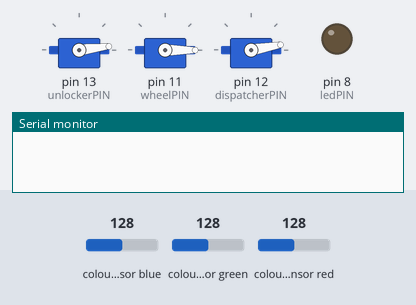
This sketch was run on a simulated Arduino Uno, built with avr-gcc and run on an emulated ATmega328P. On the bench: 3 × servo, output pins drawn as LEDs (lit = HIGH), the last lines printed to the serial monitor. Wiring (inferred from the names in the program): TCS3200 colour sensor: output pin 9; S2 pin 6; S3 pin 7; S0 pin 4; S1 pin 5. Inputs (shaded band) come from the test bench; at power-on: colour sensor blue 128, colour sensor green 128, colour sensor red 128. Pins used as bus, display or sensor lines are not drawn.

Above: at 0.05 s.
At 0.45 s:
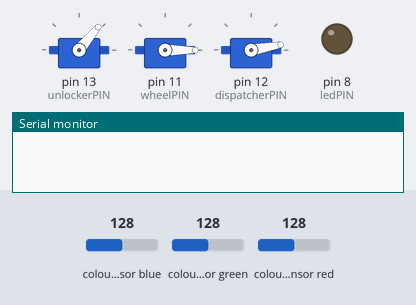
At 1.4 s:
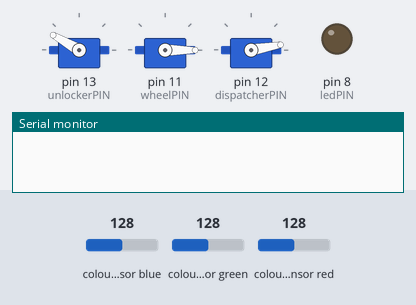
At 2.75 s:
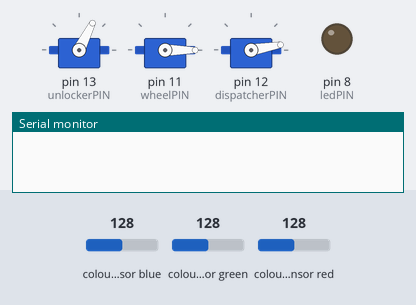
At 4.1 s:
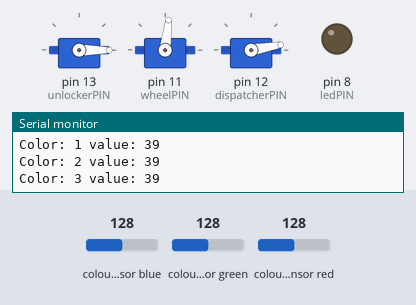
At 5.5 s:
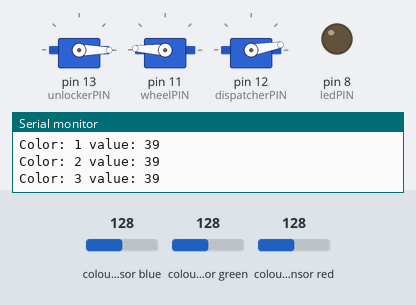
Timing chart, 0 to 8.5 s (numbered marks = the images above):
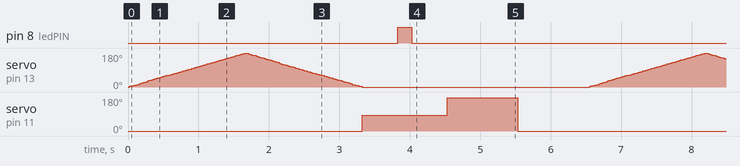

Measured:
- by itself, pin 8 (ledPIN): alternates HIGH for 0.20 s and LOW for 6.3 s
- by itself, servo on pin 11 (wheelPIN): repeats every 6.5 s: 177° 1.0 s, 0° 4.3 s, 83° 1.2 s

The sketch:

candyDispatcher.ino
```cpp
/*
 *
 * Trieur de bonbons
 * Date: Aout 2015
 *
 */


#include <VarSpeedServo.h>
#include "unlocker.h"
#include "wheel.h"
#include "dispatcher.h"
#include "colorReader.h"

// PIN
int unlockerPIN=13;
int wheelPIN=11;
int dispatcherPIN=12;

byte s0PIN = 4;
byte s1PIN = 5;
byte s2PIN = 6;
byte s3PIN = 7;
byte ledPIN = 8;
byte outPIN = 9;

// Les composants:
Unlocker* unlocker;
Wheel* wheel;
Dispatcher* dispatcher;
ColorReader* colorReader;

void setup() {

  Serial.begin(9600);

  unlocker = new Unlocker(unlockerPIN);

  wheel = new Wheel(wheelPIN);
  dispatcher = new Dispatcher(dispatcherPIN);
  colorReader = new ColorReader(s0PIN, s1PIN, s2PIN, s3PIN, ledPIN, outPIN);
}

void loop() {

  unlocker->turn();

  // feedTheWheel: on collecte un bonbon depuis le puit.

  wheel->moveMiddle();
  delay(500);

  colorReader->setSensitivityMode();
  delay(100);

  for (int i=1; i<4; i++) {
    Serial.print("Color: ");
    Serial.print(i);
    Serial.print(" value: ");
    Serial.println(colorReader->readColor(i));
  }
  Serial.println("");
  delay(100);
  colorReader->unsetSensitivityMode();
  delay(500);
  wheel->moveDown();
  delay(1000);
  wheel->moveUp();
  delay(1000);

  /*
  dispatcher->moveYellow();
  delay(1000);
  dispatcher->moveBlue();
  delay(1000);
  dispatcher->moveBrown();
  delay(1000);
  dispatcher->moveOrange();
  delay(1000);
  dispatcher->moveGreen();
  delay(1000);
  dispatcher->moveGarbage();
  delay(1000);
  dispatcher->moveRed();
  delay(1000);
*/
  // readCandyColor: Je regarde la couleur du bonbon.

  // dispatchCandyByColor: J'envoie le bonbon dans le bon bac.

}
```

colorReader.cpp
```cpp
#include "colorReader.h"

ColorReader::ColorReader(byte s0PIN, byte s1PIN, byte s2PIN, byte s3PIN, byte ledPIN, int outPIN) {
  s0 = s0PIN;
  s1 = s1PIN;
  s2 = s2PIN;
  s3 = s3PIN;
  led = ledPIN;
  out = outPIN;

  pinMode(s0, OUTPUT);
  pinMode(s1, OUTPUT);
  pinMode(s2, OUTPUT);
  pinMode(s3, OUTPUT);
  pinMode(led, OUTPUT);
  pinMode(out, INPUT);
}

void ColorReader::setSensitivityMode() {
  digitalWrite(led, HIGH);
  digitalWrite(s0, HIGH);
  digitalWrite(s1, LOW);
}

void ColorReader::unsetSensitivityMode() {
  digitalWrite(led, LOW);
  digitalWrite(s0, LOW);
  digitalWrite(s1, LOW);
}

unsigned long ColorReader::checkWhite() {
  float pulse;

  digitalWrite(s2, HIGH);
  digitalWrite(s3, LOW);

  pulse = pulseIn(out, LOW, 80000);

  if ( pulse < 0.1) {
    pulse = 80000;
  }

  return(pulse);
}

unsigned long ColorReader::checkRed() {
  unsigned long pulse;

  digitalWrite(s2, LOW);
  digitalWrite(s3, LOW);

  pulse = pulseIn(out, LOW, 80000);

  if ( pulse < 0.1) {
    pulse = 80000;
  }

  return(pulse);
}

unsigned long ColorReader::checkBlue() {
  unsigned long pulse;

  digitalWrite(s2, LOW);
  digitalWrite(s3, HIGH);

  pulse = pulseIn(out, LOW, 80000);

  if ( pulse < 0.1) {
    pulse = 80000;
  }

  return(pulse);
}

unsigned long ColorReader::checkGreen() {
  unsigned long pulse;

  digitalWrite(s2, HIGH);
  digitalWrite(s3, HIGH);

  pulse = pulseIn(out, LOW, 80000);

  if ( pulse < 0.1) {
    pulse = 80000;
  }

  return(pulse);
}

unsigned long ColorReader::readColor(byte color) {
  unsigned int pulse;

  if ( color == 0 ) {         // WHITE
    digitalWrite(s2, HIGH);
    digitalWrite(s3, LOW);
  } else if ( color == 1 ) {  // RED
    digitalWrite(s2, LOW);
    digitalWrite(s3, LOW);
  } else if ( color == 2 ) {  // BLUE
    digitalWrite(s2, LOW);
    digitalWrite(s3, HIGH);
  } else if ( color == 3 ) {  // GREEN
    digitalWrite(s2, HIGH);
    digitalWrite(s3, HIGH);
  }

  pulse = pulseIn(out, LOW);

  return(pulse);
}
```

colorReader.h
```cpp
#ifndef COLORREADER_H
#define COLORREADER_H

#include <Arduino.h>

class ColorReader {

private:
  byte s0, s1, s2, s3, led;
  int  out;

public:
  ColorReader(byte, byte, byte, byte, byte, int);

  void setSensitivityMode();
  void unsetSensitivityMode();

  unsigned long readColor(byte);

  unsigned long checkWhite();
  unsigned long checkRed();
  unsigned long checkBlue();
  unsigned long checkGreen();

};

#endif
```

dispatcher.cpp
```cpp
#include "dispatcher.h"

Dispatcher::Dispatcher(int dispatcherPIN) {

  pin = dispatcherPIN;
  servo.attach(pin);

  moveRed();

}

void Dispatcher::moveRed() {
  servo.write(redPosition);
}

void Dispatcher::moveYellow() {
  servo.write(yellowPosition);
}

void Dispatcher::moveBrown() {
  servo.write(brownPosition);
}

void Dispatcher::moveBlue() {
  servo.write(bluePosition);
}

void Dispatcher::moveOrange() {
  servo.write(orangePosition);
}

void Dispatcher::moveGreen() {
  servo.write(greenPosition);
}

void Dispatcher::moveGarbage() {
  servo.write(garbagePosition);
}
```

dispatcher.h
```cpp
#ifndef DISPATCHER_H
#define DISPATCHER_H

#include <Arduino.h>
#include <VarSpeedServo.h>

class Dispatcher {

private:
  int pin;
  VarSpeedServo servo;

  byte redPosition = 10;
  byte yellowPosition = 40;
  byte bluePosition = 70;
  byte brownPosition = 100;
  byte orangePosition = 130;
  byte greenPosition = 160;
  byte garbagePosition = 190;

public:
  Dispatcher(int);

  void moveRed();
  void moveYellow();
  void moveBlue();
  void moveBrown();
  void moveOrange();
  void moveGreen();
  void moveGarbage();

};

#endif
```

unlocker.cpp
```cpp
#include "unlocker.h"

Unlocker::Unlocker(int unlockerPIN) {

  pin = unlockerPIN;
  servo.attach(pin);

  servo.write(positionLeft);

}

void Unlocker::turn() {
  servo.write(positionRight, servoSpeed, true);
  servo.write(positionLeft, servoSpeed, true);
}
```

unlocker.h
```cpp
#ifndef UNLOCKER_H
#define UNLOCKER_H

#include <Arduino.h>
#include <VarSpeedServo.h>

class Unlocker {

private:
  int pin;
  VarSpeedServo servo;
  int positionLeft = 0;
  int positionRight = 180;
  int servoSpeed = 70;
  boolean tangoCount = 0;
/*
  bool forward;
  int intervalForward;
  int intervalBackward;
  int moveForward;
  int moveBackward;
  unsigned int lastTime;
*/
public:
  Unlocker(int);

  void turn();

};

#endif
```

wheel.cpp
```cpp
#include "wheel.h"

Wheel::Wheel(int wheelPIN) {

  pin = wheelPIN;
  servo.attach(pin);

  moveUp();

}

void Wheel::moveUp() {
  servo.write(upPosition);
}

void Wheel::moveDown() {
  servo.write(downPosition);
}

void Wheel::moveMiddle() {
  servo.write(middlePosition);
}
```

wheel.h
```cpp
#ifndef WHEEL_H
#define WHEEL_H

#include <Arduino.h>
#include <VarSpeedServo.h>

class Wheel {

private:
  int pin;
  VarSpeedServo servo;

  byte upPosition = 0;
  byte downPosition = 177;
  byte middlePosition = 83;

public:
  Wheel(int);

  void moveUp();
  void moveDown();
  void moveMiddle();

};

#endif
```
